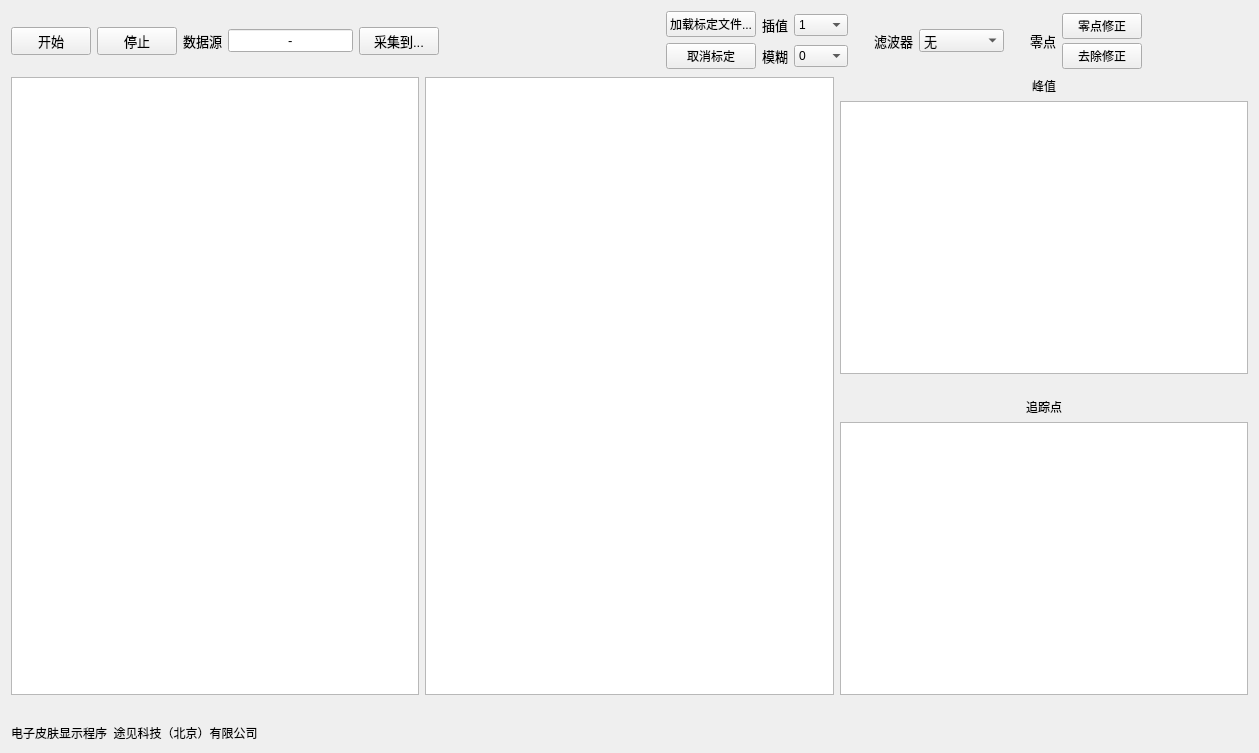
<?xml version="1.0" encoding="UTF-8"?>
<ui version="4.0">
 <class>Form</class>
 <widget class="QWidget" name="Form">
  <property name="geometry">
   <rect>
    <x>0</x>
    <y>0</y>
    <width>1259</width>
    <height>753</height>
   </rect>
  </property>
  <property name="windowTitle">
   <string>Form</string>
  </property>
  <layout class="QGridLayout" name="gridLayout_2">
   <item row="1" column="0">
    <layout class="QHBoxLayout" name="horizontalLayout_2">
     <item>
      <widget class="GraphicsLayoutWidget" name="fig_image_0">
       <property name="sizePolicy">
        <sizepolicy hsizetype="Expanding" vsizetype="Expanding">
         <horstretch>0</horstretch>
         <verstretch>0</verstretch>
        </sizepolicy>
       </property>
       <property name="font">
        <font>
         <family>SimSun-ExtB</family>
         <pointsize>16</pointsize>
        </font>
       </property>
      </widget>
     </item>
     <item>
      <widget class="GraphicsLayoutWidget" name="fig_image_1">
       <property name="sizePolicy">
        <sizepolicy hsizetype="Expanding" vsizetype="Expanding">
         <horstretch>0</horstretch>
         <verstretch>0</verstretch>
        </sizepolicy>
       </property>
       <property name="font">
        <font>
         <family>SimSun-ExtB</family>
         <pointsize>16</pointsize>
        </font>
       </property>
      </widget>
     </item>
     <item>
      <layout class="QVBoxLayout" name="verticalLayout">
       <item>
        <widget class="QLabel" name="label_3">
         <property name="text">
          <string>峰值</string>
         </property>
         <property name="alignment">
          <set>Qt::AlignCenter</set>
         </property>
        </widget>
       </item>
       <item>
        <widget class="GraphicsLayoutWidget" name="fig_1">
         <property name="font">
          <font>
           <family>SimSun-ExtB</family>
           <pointsize>16</pointsize>
          </font>
         </property>
        </widget>
       </item>
       <item>
        <spacer name="verticalSpacer_3">
         <property name="orientation">
          <enum>Qt::Vertical</enum>
         </property>
         <property name="sizeType">
          <enum>QSizePolicy::Preferred</enum>
         </property>
         <property name="sizeHint" stdset="0">
          <size>
           <width>20</width>
           <height>18</height>
          </size>
         </property>
        </spacer>
       </item>
       <item>
        <widget class="QLabel" name="label_2">
         <property name="text">
          <string>追踪点</string>
         </property>
         <property name="alignment">
          <set>Qt::AlignCenter</set>
         </property>
        </widget>
       </item>
       <item>
        <widget class="GraphicsLayoutWidget" name="fig_2">
         <property name="font">
          <font>
           <family>SimSun-ExtB</family>
           <pointsize>16</pointsize>
          </font>
         </property>
        </widget>
       </item>
      </layout>
     </item>
    </layout>
   </item>
   <item row="3" column="0">
    <widget class="QLabel" name="label_5">
     <property name="text">
      <string>电子皮肤显示程序  途见科技（北京）有限公司</string>
     </property>
    </widget>
   </item>
   <item row="0" column="0">
    <layout class="QHBoxLayout" name="horizontalLayout">
     <item>
      <widget class="QPushButton" name="button_start">
       <property name="font">
        <font>
         <family>Arial</family>
         <pointsize>10</pointsize>
        </font>
       </property>
       <property name="text">
        <string>开始</string>
       </property>
      </widget>
     </item>
     <item>
      <widget class="QPushButton" name="button_stop">
       <property name="font">
        <font>
         <family>Arial</family>
         <pointsize>10</pointsize>
        </font>
       </property>
       <property name="text">
        <string>停止</string>
       </property>
      </widget>
     </item>
     <item>
      <widget class="QLabel" name="label_4">
       <property name="font">
        <font>
         <family>Arial</family>
         <pointsize>10</pointsize>
        </font>
       </property>
       <property name="text">
        <string>数据源</string>
       </property>
      </widget>
     </item>
     <item>
      <widget class="QLineEdit" name="com_port">
       <property name="sizePolicy">
        <sizepolicy hsizetype="Minimum" vsizetype="Fixed">
         <horstretch>0</horstretch>
         <verstretch>0</verstretch>
        </sizepolicy>
       </property>
       <property name="font">
        <font>
         <family>Arial</family>
         <pointsize>10</pointsize>
        </font>
       </property>
       <property name="text">
        <string>-</string>
       </property>
       <property name="frame">
        <bool>true</bool>
       </property>
       <property name="echoMode">
        <enum>QLineEdit::Normal</enum>
       </property>
       <property name="alignment">
        <set>Qt::AlignCenter</set>
       </property>
      </widget>
     </item>
     <item>
      <widget class="QPushButton" name="button_save_to">
       <property name="font">
        <font>
         <family>Arial</family>
         <pointsize>10</pointsize>
        </font>
       </property>
       <property name="text">
        <string>采集到...</string>
       </property>
      </widget>
     </item>
     <item>
      <spacer name="horizontalSpacer_3">
       <property name="orientation">
        <enum>Qt::Horizontal</enum>
       </property>
       <property name="sizeHint" stdset="0">
        <size>
         <width>108</width>
         <height>20</height>
        </size>
       </property>
      </spacer>
     </item>
     <item>
      <layout class="QVBoxLayout" name="verticalLayout_5"/>
     </item>
     <item>
      <spacer name="horizontalSpacer_6">
       <property name="orientation">
        <enum>Qt::Horizontal</enum>
       </property>
       <property name="sizeHint" stdset="0">
        <size>
         <width>40</width>
         <height>20</height>
        </size>
       </property>
      </spacer>
     </item>
     <item>
      <layout class="QGridLayout" name="gridLayout_4">
       <item row="0" column="0">
        <widget class="QPushButton" name="button_load_calibration">
         <property name="text">
          <string>加载标定文件...</string>
         </property>
        </widget>
       </item>
       <item row="1" column="0">
        <widget class="QPushButton" name="button_exit_calibration">
         <property name="text">
          <string>取消标定</string>
         </property>
        </widget>
       </item>
      </layout>
     </item>
     <item>
      <layout class="QGridLayout" name="gridLayout">
       <item row="0" column="0">
        <widget class="QLabel" name="label_8">
         <property name="font">
          <font>
           <family>Arial</family>
           <pointsize>10</pointsize>
          </font>
         </property>
         <property name="text">
          <string>插值</string>
         </property>
        </widget>
       </item>
       <item row="0" column="1">
        <widget class="QComboBox" name="combo_interpolate">
         <property name="font">
          <font>
           <family>Arial</family>
           <pointsize>9</pointsize>
          </font>
         </property>
         <item>
          <property name="text">
           <string>1</string>
          </property>
         </item>
         <item>
          <property name="text">
           <string>2</string>
          </property>
         </item>
         <item>
          <property name="text">
           <string>4</string>
          </property>
         </item>
        </widget>
       </item>
       <item row="1" column="0">
        <widget class="QLabel" name="label_9">
         <property name="font">
          <font>
           <family>Arial</family>
           <pointsize>10</pointsize>
          </font>
         </property>
         <property name="text">
          <string>模糊</string>
         </property>
        </widget>
       </item>
       <item row="1" column="1">
        <widget class="QComboBox" name="combo_blur">
         <property name="font">
          <font>
           <family>Arial</family>
           <pointsize>9</pointsize>
          </font>
         </property>
         <item>
          <property name="text">
           <string>0</string>
          </property>
         </item>
         <item>
          <property name="text">
           <string>0.25</string>
          </property>
         </item>
         <item>
          <property name="text">
           <string>0.5</string>
          </property>
         </item>
         <item>
          <property name="text">
           <string>1</string>
          </property>
         </item>
         <item>
          <property name="text">
           <string>2</string>
          </property>
         </item>
         <item>
          <property name="text">
           <string>4</string>
          </property>
         </item>
        </widget>
       </item>
      </layout>
     </item>
     <item>
      <spacer name="horizontalSpacer_4">
       <property name="orientation">
        <enum>Qt::Horizontal</enum>
       </property>
       <property name="sizeType">
        <enum>QSizePolicy::Preferred</enum>
       </property>
       <property name="sizeHint" stdset="0">
        <size>
         <width>20</width>
         <height>20</height>
        </size>
       </property>
      </spacer>
     </item>
     <item>
      <widget class="QLabel" name="label_6">
       <property name="font">
        <font>
         <family>Arial</family>
         <pointsize>10</pointsize>
        </font>
       </property>
       <property name="text">
        <string>滤波器</string>
       </property>
      </widget>
     </item>
     <item>
      <widget class="QComboBox" name="combo_filter_time">
       <property name="font">
        <font>
         <family>Arial</family>
         <pointsize>10</pointsize>
        </font>
       </property>
       <item>
        <property name="text">
         <string>无</string>
        </property>
       </item>
       <item>
        <property name="text">
         <string>中值-0.2s</string>
        </property>
       </item>
       <item>
        <property name="text">
         <string>中值-1s</string>
        </property>
       </item>
       <item>
        <property name="text">
         <string>均值-0.2s</string>
        </property>
       </item>
       <item>
        <property name="text">
         <string>均值-1s</string>
        </property>
       </item>
      </widget>
     </item>
     <item>
      <spacer name="horizontalSpacer_5">
       <property name="orientation">
        <enum>Qt::Horizontal</enum>
       </property>
       <property name="sizeType">
        <enum>QSizePolicy::Preferred</enum>
       </property>
       <property name="sizeHint" stdset="0">
        <size>
         <width>20</width>
         <height>20</height>
        </size>
       </property>
      </spacer>
     </item>
     <item>
      <widget class="QLabel" name="label_7">
       <property name="font">
        <font>
         <family>Arial</family>
         <pointsize>10</pointsize>
        </font>
       </property>
       <property name="text">
        <string>零点</string>
       </property>
      </widget>
     </item>
     <item>
      <layout class="QVBoxLayout" name="verticalLayout_2">
       <property name="spacing">
        <number>2</number>
       </property>
       <item>
        <widget class="QPushButton" name="button_set_zero">
         <property name="font">
          <font>
           <family>Arial</family>
           <pointsize>9</pointsize>
          </font>
         </property>
         <property name="text">
          <string>零点修正</string>
         </property>
        </widget>
       </item>
       <item>
        <widget class="QPushButton" name="button_abandon_zero">
         <property name="font">
          <font>
           <family>Arial</family>
           <pointsize>9</pointsize>
          </font>
         </property>
         <property name="text">
          <string>去除修正</string>
         </property>
        </widget>
       </item>
      </layout>
     </item>
     <item>
      <widget class="QLabel" name="label_logo">
       <property name="sizePolicy">
        <sizepolicy hsizetype="Fixed" vsizetype="Fixed">
         <horstretch>30</horstretch>
         <verstretch>2</verstretch>
        </sizepolicy>
       </property>
       <property name="minimumSize">
        <size>
         <width>100</width>
         <height>60</height>
        </size>
       </property>
       <property name="styleSheet">
        <string notr="true"/>
       </property>
       <property name="text">
        <string/>
       </property>
      </widget>
     </item>
    </layout>
   </item>
   <item row="2" column="0">
    <widget class="QLabel" name="console_out">
     <property name="font">
      <font>
       <family>Arial</family>
       <pointsize>11</pointsize>
      </font>
     </property>
     <property name="text">
      <string/>
     </property>
    </widget>
   </item>
  </layout>
 </widget>
 <customwidgets>
  <customwidget>
   <class>GraphicsLayoutWidget</class>
   <extends>QGraphicsView</extends>
   <header location="global">pyqtgraph</header>
  </customwidget>
 </customwidgets>
 <resources/>
 <connections/>
</ui>
